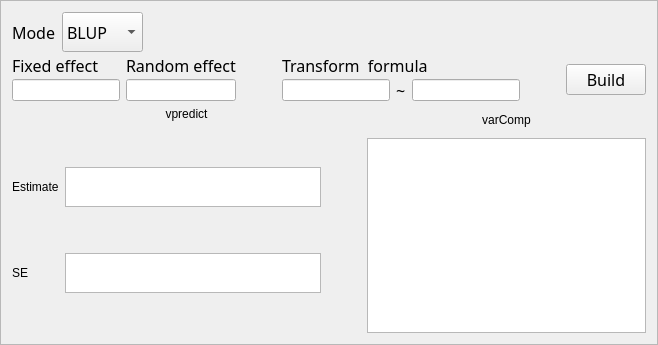
           <widget class="QFrame" name="frame_9">
            <property name="frameShape">
             <enum>QFrame::StyledPanel</enum>
            </property>
            <property name="frameShadow">
             <enum>QFrame::Raised</enum>
            </property>
            <layout class="QGridLayout" name="gridLayout_9">
             <item row="0" column="0">
              <layout class="QVBoxLayout" name="verticalLayout_22">
               <item>
                <layout class="QHBoxLayout" name="horizontalLayout_15">
                 <item>
                  <widget class="QLabel" name="label_10">
                   <property name="minimumSize">
                    <size>
                     <width>0</width>
                     <height>40</height>
                    </size>
                   </property>
                   <property name="font">
                    <font>
                     <family>Abyssinica SIL</family>
                     <pointsize>12</pointsize>
                     <weight>50</weight>
                     <italic>false</italic>
                     <bold>false</bold>
                     <underline>false</underline>
                     <strikeout>false</strikeout>
                    </font>
                   </property>
                   <property name="text">
                    <string>Mode</string>
                   </property>
                  </widget>
                 </item>
                 <item>
                  <spacer name="horizontalSpacer_28">
                   <property name="minimumSize">
                    <size>
                     <width>0</width>
                     <height>40</height>
                    </size>
                   </property>
                   <property name="orientation">
                    <enum>Qt::Horizontal</enum>
                   </property>
                   <property name="sizeType">
                    <enum>QSizePolicy::Minimum</enum>
                   </property>
                   <property name="sizeHint" stdset="0">
                    <size>
                     <width>40</width>
                     <height>37</height>
                    </size>
                   </property>
                  </spacer>
                 </item>
                 <item>
                  <widget class="QComboBox" name="BLUP_mode_ComboBox">
                   <property name="sizePolicy">
                    <sizepolicy hsizetype="Preferred" vsizetype="Preferred">
                     <horstretch>0</horstretch>
                     <verstretch>0</verstretch>
                    </sizepolicy>
                   </property>
                   <property name="minimumSize">
                    <size>
                     <width>0</width>
                     <height>40</height>
                    </size>
                   </property>
                   <property name="maximumSize">
                    <size>
                     <width>150</width>
                     <height>16777215</height>
                    </size>
                   </property>
                   <property name="font">
                    <font>
                     <family>Abyssinica SIL</family>
                     <pointsize>12</pointsize>
                     <weight>50</weight>
                     <italic>false</italic>
                     <bold>false</bold>
                     <underline>false</underline>
                     <strikeout>false</strikeout>
                    </font>
                   </property>
                   <property name="cursor">
                    <cursorShape>PointingHandCursor</cursorShape>
                   </property>
                   <item>
                    <property name="text">
                     <string>BLUP</string>
                    </property>
                   </item>
                   <item>
                    <property name="text">
                     <string>GBLUP</string>
                    </property>
                   </item>
                   <item>
                    <property name="text">
                     <string>HBLUP</string>
                    </property>
                   </item>
                  </widget>
                 </item>
                 <item>
                  <spacer name="horizontalSpacer_31">
                   <property name="orientation">
                    <enum>Qt::Horizontal</enum>
                   </property>
                   <property name="sizeType">
                    <enum>QSizePolicy::Expanding</enum>
                   </property>
                   <property name="sizeHint" stdset="0">
                    <size>
                     <width>40</width>
                     <height>20</height>
                    </size>
                   </property>
                  </spacer>
                 </item>
                </layout>
               </item>
               <item>
                <layout class="QHBoxLayout" name="horizontalLayout_18">
                 <item>
                  <layout class="QVBoxLayout" name="verticalLayout_10">
                   <item>
                    <widget class="QLabel" name="label_12">
                     <property name="minimumSize">
                      <size>
                       <width>0</width>
                       <height>15</height>
                      </size>
                     </property>
                     <property name="font">
                      <font>
                       <family>Abyssinica SIL</family>
                       <pointsize>12</pointsize>
                       <weight>50</weight>
                       <italic>false</italic>
                       <bold>false</bold>
                       <underline>false</underline>
                       <strikeout>false</strikeout>
                      </font>
                     </property>
                     <property name="text">
                      <string>Fixed effect</string>
                     </property>
                    </widget>
                   </item>
                   <item>
                    <widget class="QLineEdit" name="blup_fixed_lineEdit"/>
                   </item>
                  </layout>
                 </item>
                 <item>
                  <layout class="QVBoxLayout" name="verticalLayout_11">
                   <item>
                    <widget class="QLabel" name="label_13">
                     <property name="minimumSize">
                      <size>
                       <width>0</width>
                       <height>15</height>
                      </size>
                     </property>
                     <property name="font">
                      <font>
                       <family>Abyssinica SIL</family>
                       <pointsize>12</pointsize>
                       <weight>50</weight>
                       <italic>false</italic>
                       <bold>false</bold>
                       <underline>false</underline>
                       <strikeout>false</strikeout>
                      </font>
                     </property>
                     <property name="text">
                      <string>Random effect</string>
                     </property>
                    </widget>
                   </item>
                   <item>
                    <widget class="QLineEdit" name="blup_random_lineEdit"/>
                   </item>
                  </layout>
                 </item>
                 <item>
                  <spacer name="horizontalSpacer_35">
                   <property name="orientation">
                    <enum>Qt::Horizontal</enum>
                   </property>
                   <property name="sizeType">
                    <enum>QSizePolicy::Preferred</enum>
                   </property>
                   <property name="sizeHint" stdset="0">
                    <size>
                     <width>40</width>
                     <height>20</height>
                    </size>
                   </property>
                  </spacer>
                 </item>
                 <item>
                  <layout class="QVBoxLayout" name="verticalLayout_13">
                   <item>
                    <layout class="QVBoxLayout" name="verticalLayout_12">
                     <item>
                      <widget class="QLabel" name="label_14">
                       <property name="minimumSize">
                        <size>
                         <width>0</width>
                         <height>15</height>
                        </size>
                       </property>
                       <property name="font">
                        <font>
                         <family>Abyssinica SIL</family>
                         <pointsize>12</pointsize>
                         <weight>50</weight>
                         <italic>false</italic>
                         <bold>false</bold>
                         <underline>false</underline>
                         <strikeout>false</strikeout>
                        </font>
                       </property>
                       <property name="text">
                        <string>Transform  formula</string>
                       </property>
                      </widget>
                     </item>
                     <item>
                      <layout class="QHBoxLayout" name="horizontalLayout_16">
                       <item>
                        <widget class="QLineEdit" name="trans_formula_1_lineEdit"/>
                       </item>
                       <item>
                        <widget class="QLabel" name="label_15">
                         <property name="minimumSize">
                          <size>
                           <width>0</width>
                           <height>10</height>
                          </size>
                         </property>
                         <property name="maximumSize">
                          <size>
                           <width>12</width>
                           <height>12</height>
                          </size>
                         </property>
                         <property name="font">
                          <font>
                           <family>Abyssinica SIL</family>
                           <pointsize>12</pointsize>
                           <weight>50</weight>
                           <italic>false</italic>
                           <bold>false</bold>
                           <underline>false</underline>
                           <strikeout>false</strikeout>
                          </font>
                         </property>
                         <property name="text">
                          <string>~</string>
                         </property>
                        </widget>
                       </item>
                       <item>
                        <widget class="QLineEdit" name="trans_formula_2_lineEdit"/>
                       </item>
                      </layout>
                     </item>
                    </layout>
                   </item>
                  </layout>
                 </item>
                 <item>
                  <spacer name="horizontalSpacer_47">
                   <property name="orientation">
                    <enum>Qt::Horizontal</enum>
                   </property>
                   <property name="sizeHint" stdset="0">
                    <size>
                     <width>40</width>
                     <height>20</height>
                    </size>
                   </property>
                  </spacer>
                 </item>
                 <item>
                  <widget class="QPushButton" name="BLUP_accept_pushButtom">
                   <property name="font">
                    <font>
                     <family>Abyssinica SIL</family>
                     <pointsize>12</pointsize>
                     <weight>50</weight>
                     <italic>false</italic>
                     <bold>false</bold>
                     <underline>false</underline>
                     <strikeout>false</strikeout>
                    </font>
                   </property>
                   <property name="text">
                    <string>Build</string>
                   </property>
                  </widget>
                 </item>
                </layout>
               </item>
              </layout>
             </item>
             <item row="1" column="0">
              <layout class="QGridLayout" name="gridLayout_31">
               <item row="0" column="1">
                <layout class="QVBoxLayout" name="verticalLayout_26">
                 <item>
                  <widget class="QLabel" name="label_43">
                   <property name="maximumSize">
                    <size>
                     <width>16777215</width>
                     <height>25</height>
                    </size>
                   </property>
                   <property name="layoutDirection">
                    <enum>Qt::LeftToRight</enum>
                   </property>
                   <property name="text">
                    <string>varComp</string>
                   </property>
                   <property name="alignment">
                    <set>Qt::AlignCenter</set>
                   </property>
                  </widget>
                 </item>
                 <item>
                  <widget class="QTableView" name="classical_varComp_tableView">
                   <property name="sizePolicy">
                    <sizepolicy hsizetype="MinimumExpanding" vsizetype="Minimum">
                     <horstretch>0</horstretch>
                     <verstretch>0</verstretch>
                    </sizepolicy>
                   </property>
                  </widget>
                 </item>
                </layout>
               </item>
               <item row="0" column="0">
                <layout class="QGridLayout" name="gridLayout_30">
                 <item row="3" column="0">
                  <spacer name="verticalSpacer_15">
                   <property name="orientation">
                    <enum>Qt::Vertical</enum>
                   </property>
                   <property name="sizeType">
                    <enum>QSizePolicy::Preferred</enum>
                   </property>
                   <property name="sizeHint" stdset="0">
                    <size>
                     <width>20</width>
                     <height>40</height>
                    </size>
                   </property>
                  </spacer>
                 </item>
                 <item row="0" column="0">
                  <widget class="QLabel" name="label_44">
                   <property name="sizePolicy">
                    <sizepolicy hsizetype="Minimum" vsizetype="Minimum">
                     <horstretch>0</horstretch>
                     <verstretch>0</verstretch>
                    </sizepolicy>
                   </property>
                   <property name="maximumSize">
                    <size>
                     <width>16777215</width>
                     <height>25</height>
                    </size>
                   </property>
                   <property name="layoutDirection">
                    <enum>Qt::LeftToRight</enum>
                   </property>
                   <property name="text">
                    <string>vpredict</string>
                   </property>
                   <property name="alignment">
                    <set>Qt::AlignCenter</set>
                   </property>
                  </widget>
                 </item>
                 <item row="4" column="0">
                  <layout class="QHBoxLayout" name="horizontalLayout_34">
                   <item>
                    <widget class="QLabel" name="label_42">
                     <property name="text">
                      <string>SE      </string>
                     </property>
                    </widget>
                   </item>
                   <item>
                    <widget class="QTextBrowser" name="classical_SE_textBrowser">
                     <property name="sizePolicy">
                      <sizepolicy hsizetype="Minimum" vsizetype="Minimum">
                       <horstretch>0</horstretch>
                       <verstretch>0</verstretch>
                      </sizepolicy>
                     </property>
                     <property name="maximumSize">
                      <size>
                       <width>16777215</width>
                       <height>40</height>
                      </size>
                     </property>
                    </widget>
                   </item>
                   <item>
                    <spacer name="horizontalSpacer_48">
                     <property name="orientation">
                      <enum>Qt::Horizontal</enum>
                     </property>
                     <property name="sizeType">
                      <enum>QSizePolicy::Preferred</enum>
                     </property>
                     <property name="sizeHint" stdset="0">
                      <size>
                       <width>40</width>
                       <height>20</height>
                      </size>
                     </property>
                    </spacer>
                   </item>
                  </layout>
                 </item>
                 <item row="5" column="0">
                  <spacer name="verticalSpacer_16">
                   <property name="orientation">
                    <enum>Qt::Vertical</enum>
                   </property>
                   <property name="sizeHint" stdset="0">
                    <size>
                     <width>20</width>
                     <height>40</height>
                    </size>
                   </property>
                  </spacer>
                 </item>
                 <item row="2" column="0">
                  <layout class="QHBoxLayout" name="horizontalLayout_17">
                   <item>
                    <widget class="QLabel" name="label_40">
                     <property name="sizePolicy">
                      <sizepolicy hsizetype="Minimum" vsizetype="Minimum">
                       <horstretch>0</horstretch>
                       <verstretch>0</verstretch>
                      </sizepolicy>
                     </property>
                     <property name="text">
                      <string>Estimate</string>
                     </property>
                    </widget>
                   </item>
                   <item>
                    <widget class="QTextBrowser" name="classical_Estimate_textBrowser">
                     <property name="sizePolicy">
                      <sizepolicy hsizetype="Minimum" vsizetype="Minimum">
                       <horstretch>0</horstretch>
                       <verstretch>0</verstretch>
                      </sizepolicy>
                     </property>
                     <property name="maximumSize">
                      <size>
                       <width>16777215</width>
                       <height>40</height>
                      </size>
                     </property>
                    </widget>
                   </item>
                   <item>
                    <spacer name="horizontalSpacer_30">
                     <property name="orientation">
                      <enum>Qt::Horizontal</enum>
                     </property>
                     <property name="sizeType">
                      <enum>QSizePolicy::Preferred</enum>
                     </property>
                     <property name="sizeHint" stdset="0">
                      <size>
                       <width>40</width>
                       <height>20</height>
                      </size>
                     </property>
                    </spacer>
                   </item>
                  </layout>
                 </item>
                 <item row="1" column="0">
                  <spacer name="verticalSpacer_17">
                   <property name="orientation">
                    <enum>Qt::Vertical</enum>
                   </property>
                   <property name="sizeHint" stdset="0">
                    <size>
                     <width>20</width>
                     <height>40</height>
                    </size>
                   </property>
                  </spacer>
                 </item>
                </layout>
               </item>
              </layout>
             </item>
            </layout>
           </widget>
